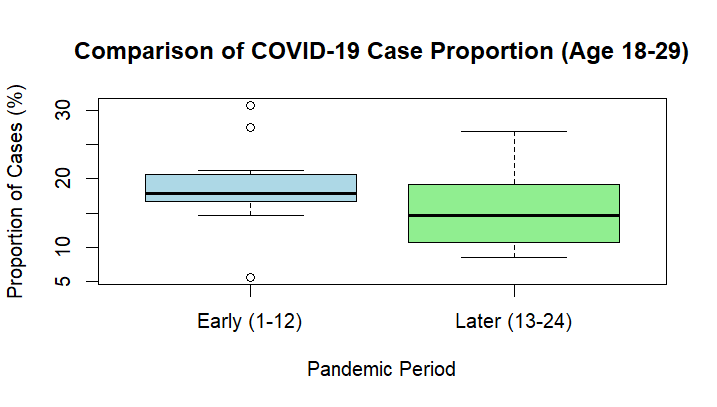

R code for this plot:
# Part 5: Visualization and Final Interpretation
boxplot(df2$perc_18_29 ~ df2$period,
        xlab = "Pandemic Period", 
        ylab = "Proportion of Cases (%)",
        main = "Comparison of COVID-19 Case Proportion (Age 18-29)",
        col = c("lightblue", "lightgreen"))

# Interpretation
if (wilcox_result$p.value < 0.05) {
  cat("Significant difference found - reject null hypothesis\n")
} else {
  cat("No significant difference - cannot reject null hypothesis\n")
}
